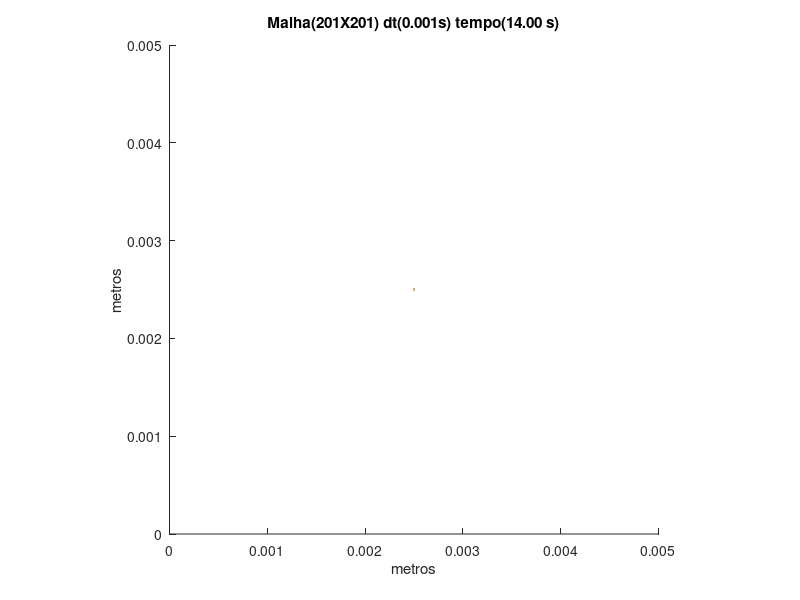

The MATLAB script that drew this image:
set (gca,'PlotBoxAspectRatio',[1 1 1],'Xlim',[0,0.005],'Ylim',[0,0.005])
hold on
title('Malha(201X201) dt(0.001s) tempo(14.00 s)')
hold on
ylabel('metros')
hold on
xlabel('metros')
hold on

fill([0.00248756218905473 0.00248756218905473 0.00251243781094527 0.00251243781094527],[0.00248756218905473 0.00251243781094527 0.00251243781094527 0.00248756218905473],[0.8,0.7,0.4],'LineStyle','none')
